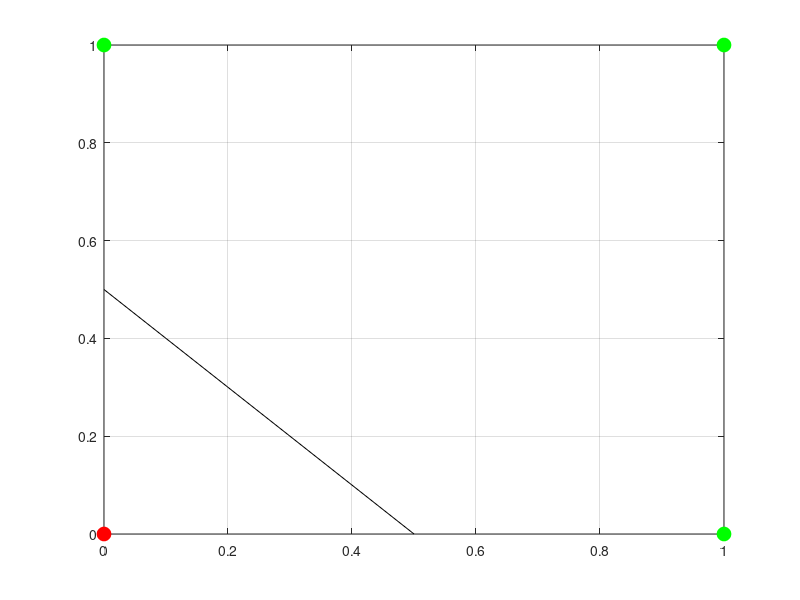

This figure's MATLAB source:
% Integrantes:
% Rojas Alarcon Sergio Ulises

% Limpiando el entorno de trabajo
clc;
clear;
close all;
warning off all;

%% Despues de programar el algoritmo se llega a:
% fsal=2x1+2x2-1

% Graficando las clases
c1=[0 0]
c2=[0 1 1; 1 0 1]

x=[0,0.5]
y=[0.5,0]

figure(1)
plot(c1(1,1),c1(1,2),'ro','MarkerSize',10,'MarkerFaceColor','r')
grid on
hold on
plot(c2(1,:),c2(2,:),'go','MarkerSize',10,'MarkerFaceColor','g')
plot(x,y,'k')

disp('Fin del Programa')

